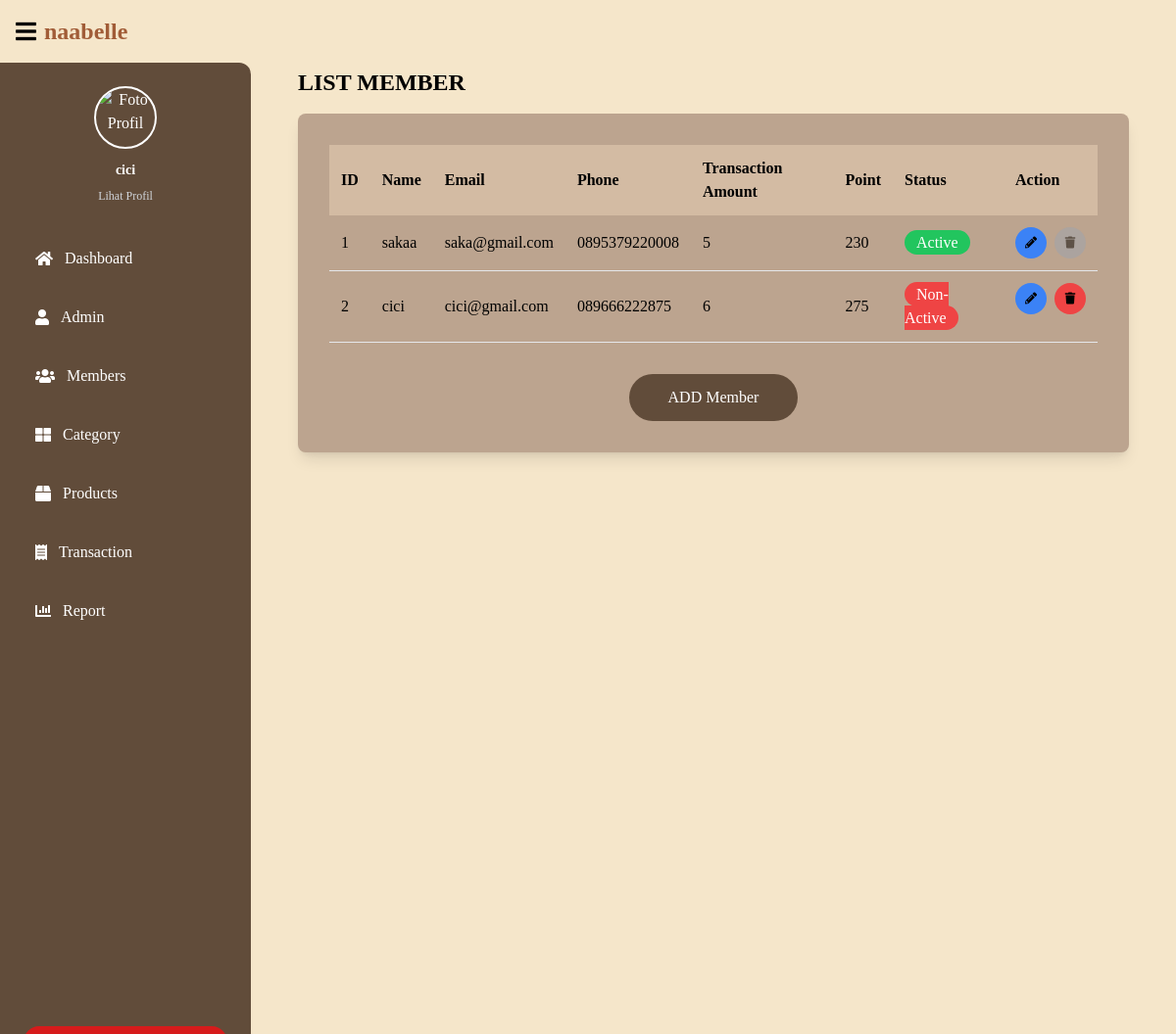
The app's page /member.php (signed in) with its own data.
### tables this page shows
CREATE TABLE `member` (
  `id` int(11) NOT NULL,
  `name` varchar(100) NOT NULL,
  `email` varchar(200) NOT NULL,
  `phone` varchar(20) NOT NULL,
  `transaction_amount` int(100) NOT NULL,
  `point` int(11) NOT NULL,
  `status` enum('active','non-active') NOT NULL,
  `last_transaction` datetime NOT NULL
);

### member.php (the view, shortened to what this page needs)
<?php
$host = "localhost";
$dbname = "kasir";
$username_db = "root";
$password_db = "";
$conn = new mysqli($host, $username_db, $password_db, $dbname);
$limit = date('Y-m-d H:i:s', strtotime('-1 minute'));
$conn->query("UPDATE member SET status='non-active' WHERE last_transaction < '$limit' AND status='active'");
$sql = "SELECT * FROM member";
$result = $conn->query($sql);
$id = $_SESSION['id'];
$admin = $conn->query("SELECT * FROM admin WHERE id = $id")->fetch_assoc();
?>
<!DOCTYPE html>
<html lang="en">
<head>
    <script src="https://cdn.tailwindcss.com"></script>
    <link href="https://cdnjs.cloudflare.com/ajax/libs/font-awesome/5.15.3/css/all.min.css" rel="stylesheet" />
</head>
<body class="flex items-center min-h-screen">
    <div class="flex flex-col w-full">
        <div class="flex items-center p-4 bg-transparant">
            <i class="fas fa-bars text-black text-2xl cursor-pointer"></i>
            <span class="ml-2 text-[#a15c37] text-2xl font-bold">naabelle</span>
        </div>
        <div class="flex flex-1">
          <div id="sidebar" class="bg-[#614C3A] text-white w-64 min-h-screen flex flex-col justify-between p-6 transition-transform duration-300 rounded-r-xl">
              <div class="flex flex-col items-center text-center mb-8">
                  <img src="<?= $admin['image'] ? 'uploads/' . $admin['image'] : 'default.png' ?>" class="w-16 h-16 rounded-full mb-3 border-2 border-white object-cover" alt="Foto Profil">
                  <p class="font-semibold text-sm mb-2"><?= $admin['username'] ?></p>
                  <button onclick="toggleProfile()" class="text-xs text-gray-300 hover:underline">Lihat Profil</button>
              </div>
              <ul class="flex-1 space-y-3">
                  <li>
                      <a href="dashboard.php" class="flex items-center text-brown-light p-3 rounded w-full transition duration-300 hover:bg-[#A48D7B]">
                          <i class="fas fa-home mr-3"></i> Dashboard
                      </a>
                  </li>
                  <li>
                      <a href="admin.php" class="flex items-center text-brown-light p-3 rounded w-full transition duration-300 hover:bg-[#A48D7B]">
                          <i class="fas fa-user mr-3"></i> Admin
                      </a>
                  </li>
                  <li>
                      <a href="member.php" class="flex items-center text-brown-light p-3 rounded w-full transition duration-300 hover:bg-[#A48D7B]">
                          <i class="fas fa-users mr-3"></i> Members
                      </a>
                  </li>
                  <li>
                      <a href="kategori.php" class="flex items-center text-brown-light p-3 rounded w-full transition duration-300 hover:bg-[#A48D7B]">
                          <i class="fas fa-th-large mr-3"></i> Category
                      </a>
                  </li>
                  <li>
                      <a href="produk.php" class="flex items-center text-brown-light p-3 rounded w-full transition duration-300 hover:bg-[#A48D7B]">
                          <i class="fas fa-box mr-3"></i> Products
                      </a>
                  </li>
                  <li>
                      <a href="transaksi.php" class="flex items-center text-brown-light p-3 rounded w-full transition duration-300 hover:bg-[#A48D7B]">
                          <i class="fas fa-receipt mr-3"></i> Transaction
                      </a>
                  </li>
                  <li>
                      <a href="laporan.php" class="flex items-center p-3 rounded w-full transition duration-300 hover:bg-[#A48D7B]">
                          <i class="fas fa-chart-bar mr-3"></i> Report
                      </a>
                  </li>
              </ul>
              <div class="mt-6">
                  <a href="logout.php" class="flex items-center justify-center text-white p-3 rounded-2xl bg-[#D61B1B] hover:bg-[#B91C1C] transition duration-300">
                  </a>
              </div>
          </div>
            <div class="flex-1 p-12">
                <h2 class="text-2xl font-bold mb-4 pt-5 -mt-16">LIST MEMBER</h2>
                <div class="bg-[#BCA48F] p-8 rounded-lg shadow-lg overflow-x-auto">
                    <table class="w-full text-left" id="memberTable">
                        <thead class="bg-[#d3bba3] text-black">
                            <tr>
                                <th class="p-3">ID</th>
                                <th class="p-3">Name</th>
                                <th class="p-3">Email</th>
                                <th class="p-3">Phone</th>
                                <th class="p-3">Transaction Amount</th>
                                <th class="p-3">Point</th>
                                <th class="p-3">Status</th>
                                <th class="p-3">Action</th>
                            </tr>
                        </thead>
                        <tbody>
                            <?php
                            if ($result->num_rows > 0) {
                                while ($row = $result->fetch_assoc()) {
                                    echo "<tr class='border-b'>";
                                    echo "<td class='p-3'>" . $row['id'] . "</td>";
                                    echo "<td class='p-3'>" . htmlspecialchars($row['name']) . "</td>";
                                    echo "<td class='p-3'>" . htmlspecialchars($row['email']) . "</td>";
                                    echo "<td class='p-3'>" . htmlspecialchars($row['phone']) . "</td>";
                                    echo "<td class='p-3'>" . $row['transaction_amount'] . "</td>";
                                    echo "<td class='p-3'>" . $row['point'] . "</td>";
                                    echo "<td class='p-3' id='status-" . $row['id'] . "'>";
                                    if ($row['status'] == 'active') {
                                        echo "<span class='px-3 py-1 rounded-full bg-green-500 text-white'>Active</span>";
                                    } else {
                                        echo "<span class='px-3 py-1 rounded-full bg-red-500 text-white'>Non-Active</span>";
                                    }
                                    echo "</td>";
                                    echo "<td class='p-3 flex space-x-2'>
    <button onclick=\"window.location.href='editmember.php?id=" . $row['id'] . "'\" class='bg-blue-500 text-black p-1 rounded-full w-8 h-8 flex items-center justify-center'>
        <i class='fas fa-pencil-alt text-xs'></i>
    </button>";
if (strtolower($row['status']) == 'non-active') {
    echo "<button onclick=\"delete_member(" . $row['id'] . ")\" class='bg-red-500 text-black p-1 rounded-full w-8 h-8 flex items-center justify-center'>
            <i class='fas fa-trash text-xs'></i>
        </button>";
} else {
    echo "<button class='bg-gray-400 text-black p-1 rounded-full w-8 h-8 flex items-center justify-center cursor-not-allowed opacity-50' disabled>
            <i class='fas fa-trash text-xs'></i>
        </button>";
}
echo "</td>";
                                    echo "</tr>";
                                }
                            } else {
                                echo "<tr><td colspan='8' class='text-center p-3'>Tidak ada data member</td></tr>";
                            }
                            ?>
                        </tbody>
                    </table>
                    <div class="flex justify-center mt-8">
                        <button onclick="window.location.href='createmember.php'" class="bg-[#614C3A] hover:bg-[#723713] text-white py-3 px-10 rounded-3xl">ADD Member</button>
                    </div>
                </div>
            </div>
        </div>
    </div>
</body>
</html>

### member.php (style rules this page uses)
body { background: #F5E6CA; font-family: 'Newsreader', serif; }

### records on screen
member: id "1", name "sakaa", email "saka@gmail.com", phone "0895379220008", transaction_amount "5", point "230", status "Active"
member: id "2", name "cici", email "cici@gmail.com", phone "089666222875", transaction_amount "6", point "275", status "Non-Active"

### other values on screen
$admin['username'] "cici"
